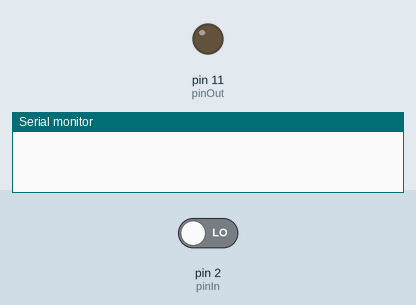
Recording of a sketch running on a simulated Arduino Uno, built with avr-gcc and run on an emulated ATmega328P. Shown: output pins drawn as LEDs (lit = HIGH), the last lines printed to the serial monitor. The test bench sets the inputs (shaded band); at power-on: pin 2 (pinIn) LOW.

Above: at 1.2 s.
1.3 s: pin 2 (pinIn) driven HIGH
At 2.2 s:
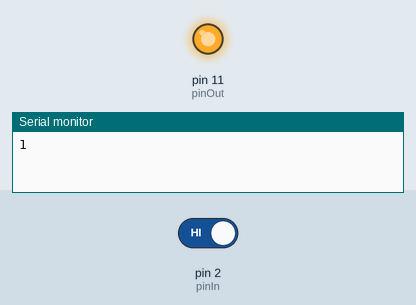
2.8 s: pin 2 (pinIn) driven LOW
At 3.4 s:
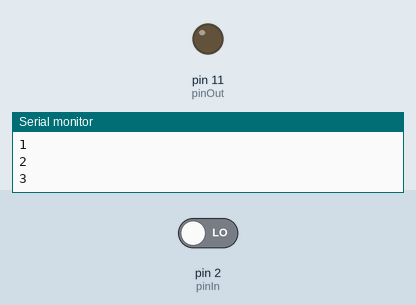
Timing chart, 0 to 5.8 s (numbered marks = the images above; inputs shaded):
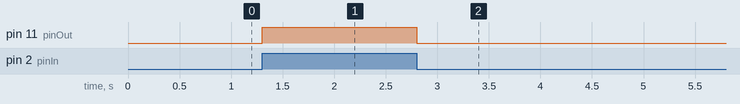

The sketch:

Push_Button.ino
```cpp
int pushed = 0;
int count = 0;

int pinOut = 11;
int pinIn = 2;

void setup() {
  // put your setup code here, to run once:
  pinMode(pinOut, OUTPUT);
  pinMode(pinIn, INPUT);
  Serial.begin(9600);
}

void loop() {
  // put your main code here, to run repeatedly:
  pushed = digitalRead(pinIn);
  if(pushed == HIGH) {
    digitalWrite(pinOut, HIGH);
    delay(500);
    count++;
    Serial.println(count);

  }
  else{
   digitalWrite(pinOut, LOW);

  }
}
```

Measured:
- after the input at 1.3 s, pin 11 (pinOut): LOW → HIGH at once
- after the input at 2.8 s, pin 11 (pinOut): HIGH → LOW at once
